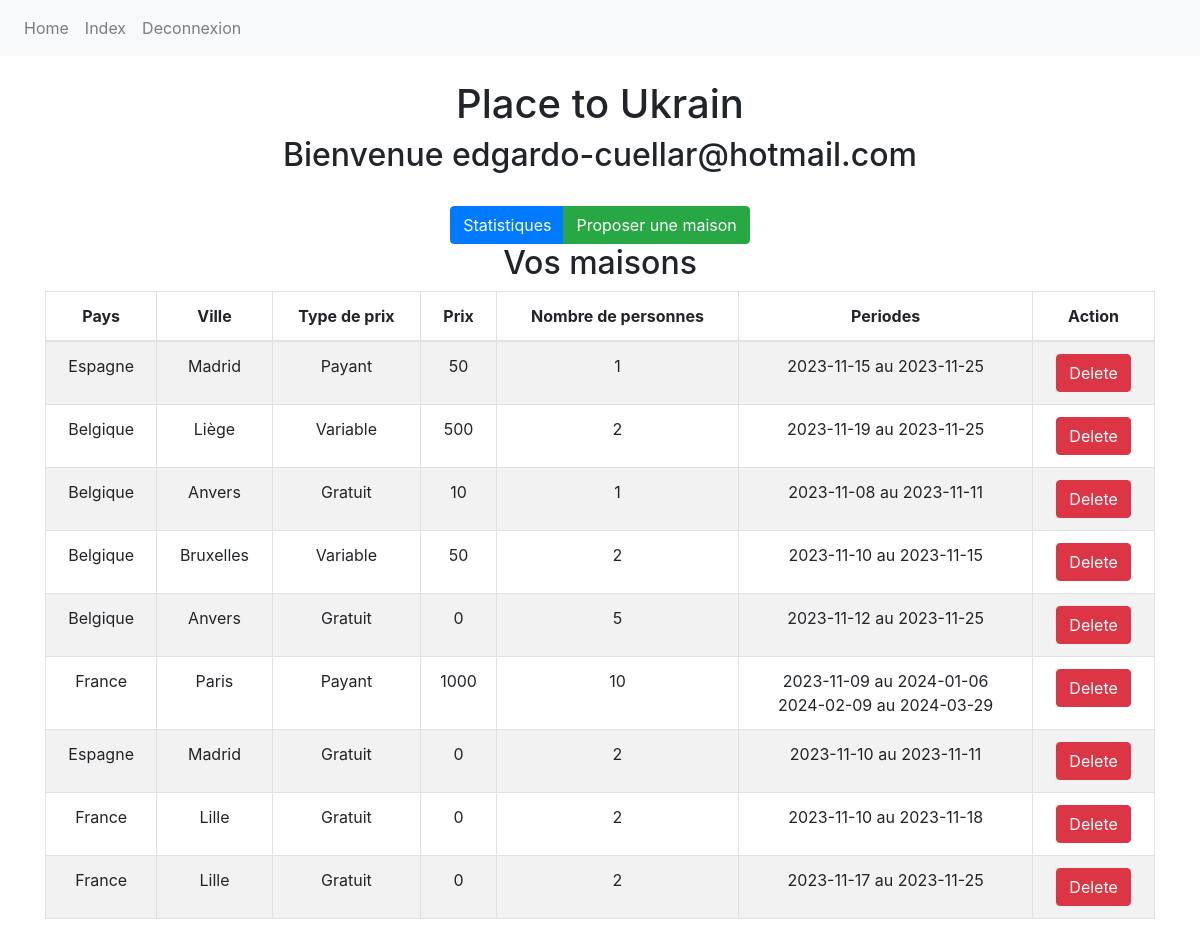
/index/ (signed in), run on an earlier commit of the app's database.
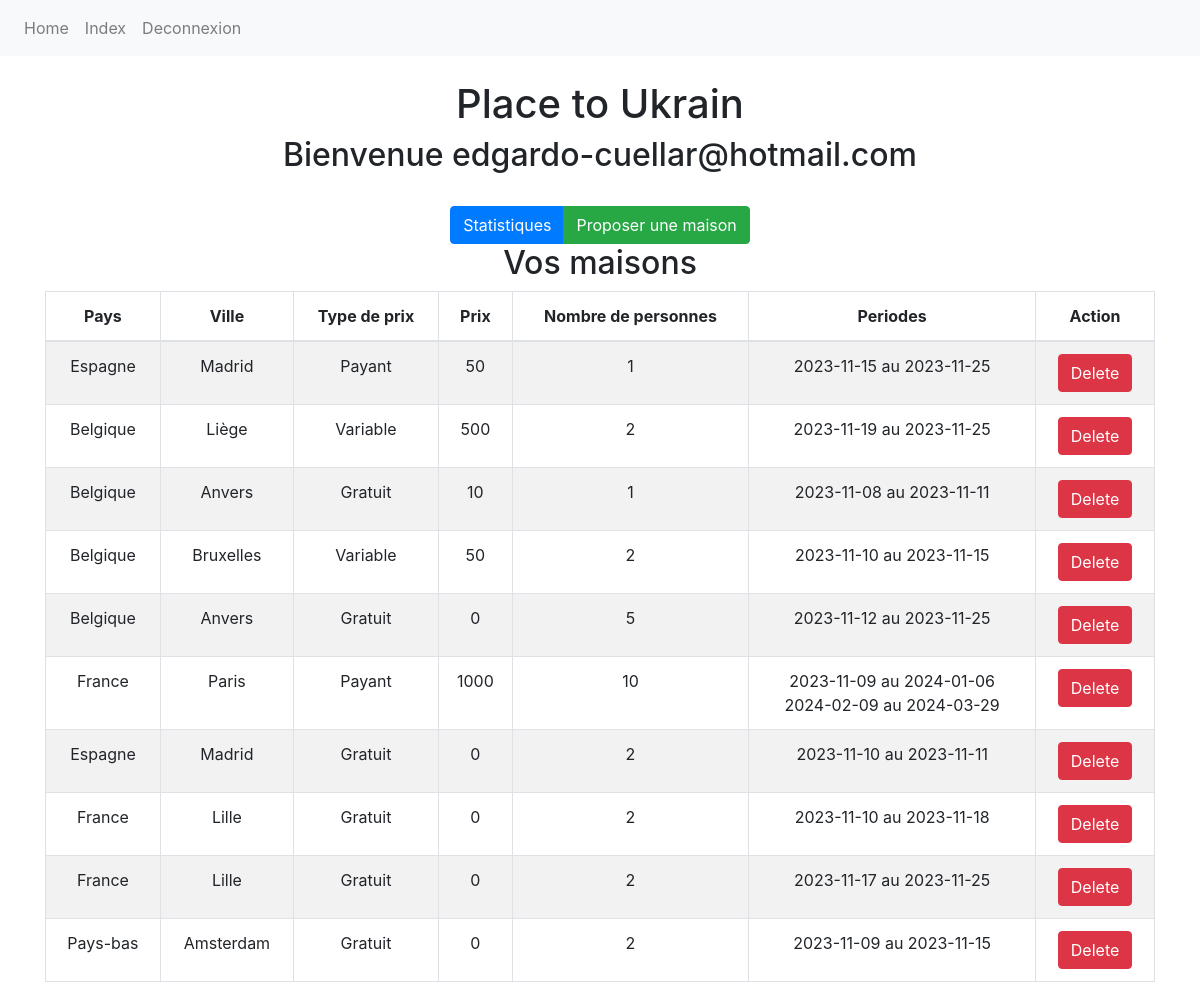
And on a later commit of the database.
### PlaceToUkrain/models/user.py (models this page shows, shortened)
class UkrUser(models.Model):
    email = models.EmailField(unique=True)
    password = models.CharField(max_length=128)
    is_host = models.BooleanField(default=False)
    @staticmethod
    def get_user_by_id(id):
        try:
            return UkrUser.objects.get(id=id)
        except:
            return False

### PlaceToUkrain/models/house.py (models this page shows, shortened)
class House(models.Model):
    country = models.CharField(max_length=128)
    city = models.CharField(max_length=128)
    price_type = models.CharField(max_length=128, choices=PRICE_TYPE_CHOICES)
    price = models.IntegerField()
    people = models.IntegerField()
    user_id = models.IntegerField()
    @staticmethod
    def get_houses_by_user_id(id):
        return House.objects.filter(user_id=id)

### PlaceToUkrain/models/period.py (models this page shows, shortened)
class Period(models.Model):
    house = models.ForeignKey(House, on_delete=models.CASCADE, null=True, blank=True)
    start_date = models.DateField()
    end_date = models.DateField()
    def __str__(self):
        return str(self.start_date) + " au " + str(self.end_date)
    @staticmethod
    def get_periods_by_house(house):
        return Period.objects.filter(house=house)

### PlaceToUkrain/views/index.py (the view)
# urls.py: path('index/', IndexView.as_view(), name='index'),
class IndexView(View):
    def get(self, request):
        if not request.session.get('user'):
            return redirect('login')
        user = UkrUser.get_user_by_id(request.session.get('user'))
        if user.is_host:
            houses = House.get_houses_by_user_id(request.session.get('user'))
        else:
            rented = Rented.get_rented_by_user(user)
            houses = []
            for rent in rented:
                houses.append(rent.house)
        return render(request, 'index.html', {'user': user, 'houses': houses})

### PlaceToUkrain/templatetags/filter.py (called while the page is built)
@register.filter(name='get_periods')
def get_periods(house_id):
    periods = Period.get_periods_by_house(house_id)
    return periods

### PlaceToUkrain/templates/index.html (shortened to what this page needs)
{% extends 'base.html' %}
{% load filter %}
{% block content %}
  <div class="text-center">
    <h1>Place to Ukrain</h1>
    <h2>Bienvenue {{user.email}}</h2>
    <div class="btn-group mt-4" role="group">
      <a href="{% url 'statistics' %}" class="btn btn-primary">Statistiques</a>
      {% if user.is_host %}
        <a href="{% url 'create_house' %}" class="btn btn-success">Proposer une maison</a>
      {% else %}
        <a href="{% url 'search' %}" class="btn btn-info">Rechercher une maison</a>
      {% endif %}
    </div>
    {% if user.is_host %}
        <h2>Vos maisons</h2>
        <table class="table table-bordered table-striped">
        <thead>
            <tr>
              <th>Pays</th>
              <th>Ville</th>
              <th>Type de prix</th>
              <th>Prix</th>
              <th>Nombre de personnes</th>
              <th>Periodes</th>
              <th>Action</th>
            </tr>
        </thead>
        <tbody>
            {% for house in houses %}
            <tr>
                <td>{{ house.country }}</td>
                <td>{{ house.city }}</td>
                <td>{{ house.get_price_type_display }}</td>
                <td>{{ house.price }}</td>
                <td>{{ house.people }}</td>
                <td>
                  {% for period in house.id|get_periods %}
                    {{ period }}<br>
                  {% endfor %}
                </td>
                <td>
                  <form method="post" action="{% url 'delete_house' house.id %}">
                      <button type="submit" class="btn btn-danger">Delete</button>
                  </form>
                </td>
            </tr>
            {% endfor %}
        </tbody>
        </table>
    {% endif %}
  </div>
{% endblock %}

### PlaceToUkrain/templates/base.html (shortened to what this page needs)
<!DOCTYPE html>
<html lang="en">
<head>
    <link rel="stylesheet" href="https://maxcdn.bootstrapcdn.com/bootstrap/4.5.2/css/bootstrap.min.css">
</head>
<body>
    <nav class="navbar navbar-expand-lg navbar-light bg-light">
        <div class="collapse navbar-collapse" id="navbarNav">
            <ul class="navbar-nav">
                <li class="nav-item">
                    <a class="nav-link" href="/">Home</a>
                </li>
                {% if request.session.user %}
                    <li class="nav-item">
                        <a class="nav-link" href="{% url 'index' %}">Index</a>
                    </li>
                    <li class="nav-item">
                        <a class="nav-link" href="{% url 'logout' %}">Deconnexion</a>
                    </li>
                {% endif %}
            </ul>
        </div>
    </nav>
    <div class="container mt-4">
        {% block content %}{% endblock %}
    </div>
</body>
</html>

What changed in the data, as far as the page shows it:
added House: country "Pays-bas", city "Amsterdam", price_type "Gratuit", price "0", people "2"
added Period: start_date+end_date "2023-11-09 au 2023-11-15", shown under "Pays-bas"
